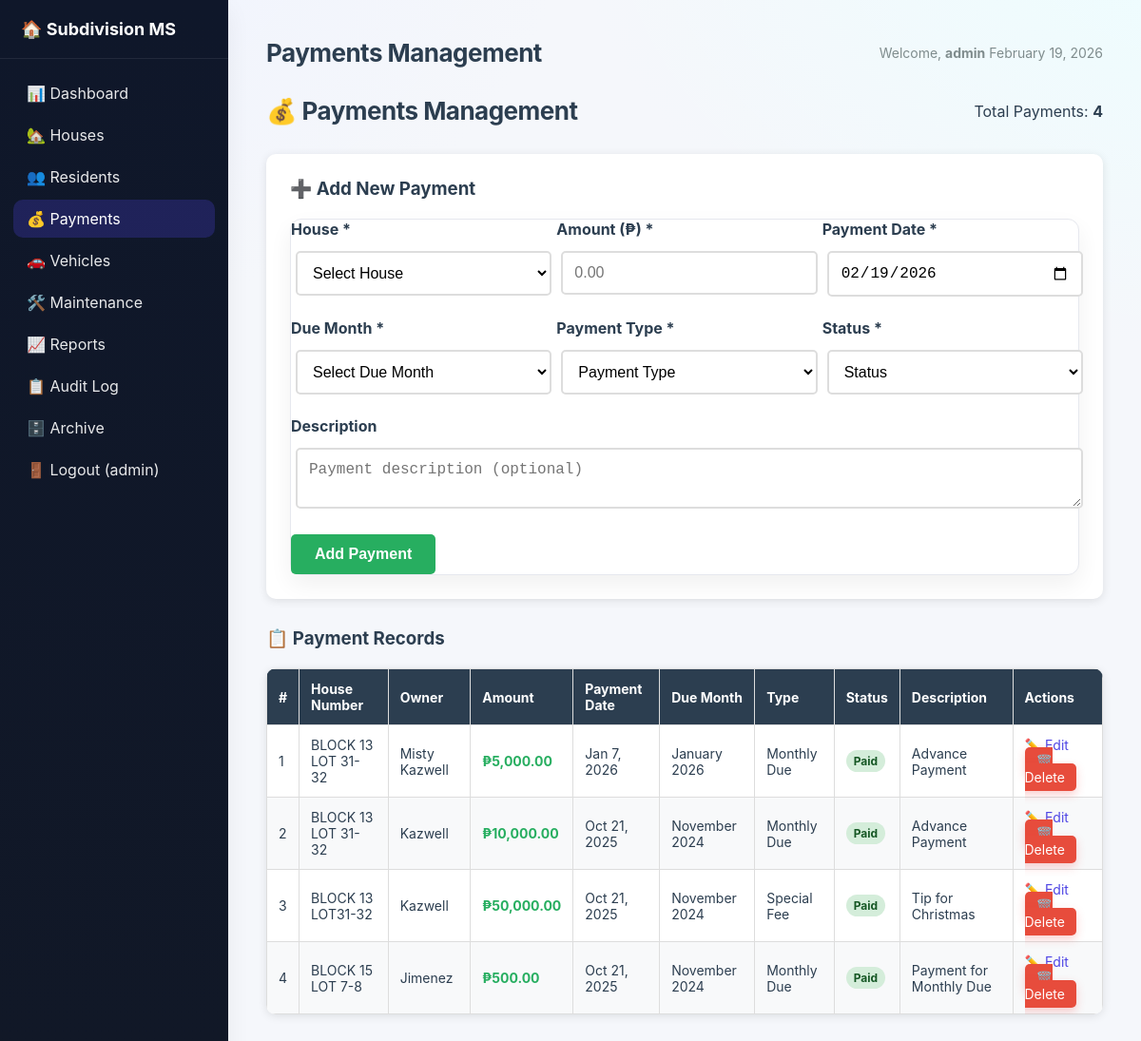
Screenshot of /payments.php (signed in) with the database file from the repository.
### tables this page shows
CREATE TABLE `payments` (
  `id` int(11) NOT NULL,
  `house_id` int(11) NOT NULL,
  `amount` decimal(10,2) NOT NULL,
  `payment_date` date NOT NULL,
  `due_month` varchar(20) NOT NULL,
  `payment_type` varchar(50) NOT NULL,
  `status` varchar(20) NOT NULL,
  `description` text DEFAULT NULL,
  `is_deleted` tinyint(1) NOT NULL DEFAULT 0,
  `created_at` datetime DEFAULT current_timestamp(),
  `updated_at` datetime DEFAULT NULL,
  `deleted_at` datetime DEFAULT NULL
);

CREATE TABLE `houses` (
  `id` int(11) NOT NULL,
  `house_number` varchar(100) NOT NULL,
  `owner_name` varchar(150) NOT NULL,
  `contact_number` varchar(20) DEFAULT NULL,
  `status` enum('Occupied','Vacant') NOT NULL DEFAULT 'Occupied',
  `is_deleted` tinyint(1) NOT NULL DEFAULT 0,
  `created_at` datetime DEFAULT current_timestamp(),
  `updated_at` datetime DEFAULT NULL,
  `deleted_at` datetime DEFAULT NULL
);

### payments.php (the view, shortened to what this page needs)
<?php
$database = new Database();
$db = $database->getConnection();
$edit_payment = null;
$payments = [];
try {
    $query = "SELECT p.*, h.house_number, h.owner_name
              FROM payments p
              LEFT JOIN houses h ON p.house_id = h.id
              WHERE p.is_deleted = 0
              ORDER BY p.payment_date DESC";
    $stmt = $db->prepare($query);
    $stmt->execute();
    $payments = $stmt->fetchAll(PDO::FETCH_ASSOC);
} catch(PDOException $exception) {
    $error = "Error loading payments: " . $exception->getMessage();
}
?>
<!DOCTYPE html>
<html lang="en">
<head>
    <link rel="stylesheet" href="assets/css/style.css">
</head>
<body>
    <?php include("includes/header.php"); ?>
            <div class="page-header">
                <h1>💰 Payments Management</h1>
                <div class="total-count">Total Payments: <strong><?php echo count($payments); ?></strong></div>
            </div>
            <div class="payment-form">
                <h3><?php echo $edit_payment ? '✏️ Edit Payment' : '➕ Add New Payment'; ?></h3>
                <form method="POST">
                    <div class="form-row">
                        <div class="form-group">
                            <label>House *</label>
                            <select name="house_id" required style="width: 100%;">
                                <option value="">Select House</option>
                            </select>
                        </div>
                        <div class="form-group">
                            <label>Amount (₱) *</label>
                            <input type="number" name="amount" placeholder="0.00" step="0.01" required style="width: 100%;"
                                   value="<?php echo isset($_POST['amount']) ? htmlspecialchars($_POST['amount']) : ($edit_payment['amount'] ?? ''); ?>">
                        </div>
                        <div class="form-group">
                            <label>Payment Date *</label>
                            <input type="date" name="payment_date" required style="width: 100%;"
                                   value="<?php echo isset($_POST['payment_date']) ? htmlspecialchars($_POST['payment_date']) : ($edit_payment ? htmlspecialchars(date('Y-m-d', strtotime($edit_payment['payment_date']))) : date('Y-m-d')); ?>">
                        </div>
                    </div>
                    <div class="form-row">
                        <div class="form-group">
                            <label>Due Month *</label>
                            <select name="due_month" required style="width: 100%;">
                                <option value="">Select Due Month</option>
                            </select>
                        </div>
                        <div class="form-group">
                            <label>Payment Type *</label>
                            <select name="payment_type" required style="width: 100%;">
                                <option value="">Payment Type</option>
                            </select>
                        </div>
                        <div class="form-group">
                            <label>Status *</label>
                            <select name="status" required style="width: 100%;">
                                <option value="">Status</option>
                            </select>
                        </div>
                    </div>
                    <div class="form-row">
                        <div class="form-group" style="flex: 2;">
                            <label>Description</label>
                            <textarea name="description" placeholder="Payment description (optional)" rows="2" style="width: 100%;"></textarea>
                        </div>
                    </div>
                    <?php if ($edit_payment): ?>
                        <button type="submit" name="update_payment">Update Payment</button>
                        <a href="payments.php" style="margin-left:10px;">Cancel</a>
                    <?php else: ?>
                        <button type="submit" name="add_payment">Add Payment</button>
                    <?php endif; ?>
                </form>
            </div>
            <h3>📋 Payment Records</h3>
            <?php if (!empty($payments)): ?>
                <table class="payment-table">
                    <thead>
                        <tr>
                            <th>#</th>
                            <th>House Number</th>
                            <th>Owner</th>
                            <th>Amount</th>
                            <th>Payment Date</th>
                            <th>Due Month</th>
                            <th>Type</th>
                            <th>Status</th>
                            <th>Description</th>
                            <th>Actions</th>
                        </tr>
                    </thead>
                    <tbody>
                        <?php foreach ($payments as $index => $payment): ?>
                            <tr>
                                <td><?php echo $index + 1; ?></td>
                                <td><?php echo htmlspecialchars($payment['house_number']); ?></td>
                                <td><?php echo htmlspecialchars($payment['owner_name']); ?></td>
                                <td class="amount-paid">₱<?php echo number_format($payment['amount'], 2); ?></td>
                                <td><?php echo date('M j, Y', strtotime($payment['payment_date'])); ?></td>
                                <td><?php echo htmlspecialchars($payment['due_month']); ?></td>
                                <td><?php echo htmlspecialchars($payment['payment_type']); ?></td>
                                <td>
                                    <span class="status-badge status-<?php echo strtolower($payment['status']); ?>">
                                        <?php echo htmlspecialchars($payment['status']); ?>
                                    </span>
                                </td>
                                <td><?php echo htmlspecialchars($payment['description'] ?? 'N/A'); ?></td>
                                <td>
                                    <a href="?edit=<?php echo $payment['id']; ?>" style="margin-right:8px;">✏️ Edit</a>
                                    <a href="?delete=<?php echo $payment['id']; ?>" class="delete-btn"
                                       onclick="return confirm('Are you sure you want to delete this payment record? This action cannot be undone.')">
                                       🗑️ Delete
                                    </a>
                                </td>
                            </tr>
                        <?php endforeach; ?>
                    </tbody>
                </table>
            <?php else: ?>
                <div style="text-align: center; padding: 40px; background: white; border-radius: 10px; box-shadow: 0 2px 10px rgba(0,0,0,0.1);">
                    <p style="font-size: 18px; color: #7f8c8d;">No payment records found. Add your first payment using the form above.</p>
                </div>
            <?php endif; ?>
    <?php include("includes/footer.php"); ?>
</body>
</html>

### assets/css/style.css (style rules this page uses)
* { margin: 0; padding: 0; box-sizing: border-box; }
:root { --bg: #f5f7fb; --panel: #ffffff; --text: #2c3e50; --muted: #7f8c8d; --brand: #4f46e5; --brand-600: #4f46e5; --brand-700: #4338ca; --accent: #10b981; --danger: #ef4444; --warning: #f59e0b; --border: #e6e8ee; --shadow: 0 10px 25px rgba(0,0,0,0.06); --radius: 12px; }
body { font-family: "Inter", "Poppins", system-ui, -apple-system, Segoe UI, Roboto, Arial, sans-serif; color: var(--text); background: radial-gradient(1200px 800px at -10% -10%, #eef2ff 0%, transparent 60%), radial-gradient(1200px 800px at 110% -10%, #ecfeff 0%, transparent 60%), var(--bg); -webkit-font-smoothing: antialiased; -moz-osx-font-smoothing: grayscale; }
a { color: var(--brand-600); text-decoration: none; }
.page-header { display: flex; align-items: center; justify-content: space-between; margin-bottom: 22px; }
.page-header h1 { font-size: 26px; letter-spacing: -0.02em; }
table { width: 100%; border-collapse: collapse; background: var(--panel); border-radius: var(--radius); overflow: hidden; box-shadow: var(--shadow); }
thead th { background: #1f2937; color: #fff; text-align: left; font-weight: 700; padding: 14px 16px; font-size: 14px; }
tbody td { padding: 14px 16px; border-bottom: 1px solid var(--border); font-size: 14px; }
tbody tr:nth-child(even) { background: #fafbff; }
.delete-btn { background: var(--danger); border: none; color: #fff !important; padding: 8px 12px; border-radius: 8px; cursor: pointer; box-shadow: 0 4px 10px rgba(239,68,68,0.25); transition: transform .05s ease, opacity .15s ease; }
form { background: var(--panel); border: 1px solid var(--border); border-radius: var(--radius); box-shadow: var(--shadow); }
input[type="text"], input[type="number"], input[type="date"], select, textarea { width: 100%; padding: 12px 14px; border: 1.5px solid var(--border); border-radius: 10px; background: #fff; outline: none; transition: border-color .2s ease, box-shadow .2s ease; }
button, .payment-form button, .vehicle-form button, .resident-form button { background: var(--brand-600); color: #fff; border: none; padding: 12px 18px; border-radius: 10px; font-weight: 600; cursor: pointer; transition: background .2s ease, transform .05s ease; }
.status-badge, .vehicle-type-badge, .relationship-badge { display: inline-block; padding: 6px 10px; border-radius: 999px; font-size: 12px; font-weight: 700; }
.status-paid { background: rgba(16,185,129,0.15); color: #065f46; }

### payments.php (style rules this page uses)
.payment-form { background: white; padding: 25px; border-radius: 10px; margin-bottom: 30px; box-shadow: 0 2px 10px rgba(0,0,0,0.1); }
.payment-form h3 { margin-top: 0; color: #2c3e50; margin-bottom: 20px; }
.payment-form input, .payment-form select, .payment-form textarea { padding: 12px; margin: 8px 5px; border: 2px solid #ddd; border-radius: 5px; font-size: 16px; }
.payment-form button { background: #27ae60; color: white; padding: 12px 25px; border: none; border-radius: 5px; cursor: pointer; font-size: 16px; font-weight: bold; transition: background 0.3s; }
.payment-table { width: 100%; border-collapse: collapse; margin-top: 20px; background: white; border-radius: 10px; overflow: hidden; box-shadow: 0 2px 10px rgba(0,0,0,0.1); }
.payment-table th, .payment-table td { border: 1px solid #ddd; padding: 12px; text-align: left; }
.payment-table th { background-color: #2c3e50; color: white; font-weight: bold; }
.payment-table tr:nth-child(even) { background-color: #f8f9fa; }
.delete-btn { background: #e74c3c; color: white; padding: 6px 12px; text-decoration: none; border-radius: 5px; border: none; cursor: pointer; font-size: 14px; transition: background 0.3s; }
.status-badge { padding: 4px 8px; border-radius: 12px; font-size: 12px; font-weight: bold; }
.status-paid { background: #d4edda; color: #155724; }
.amount-paid { color: #27ae60; font-weight: bold; }
.page-header { display: flex; justify-content: space-between; align-items: center; margin-bottom: 30px; }
.form-row { display: flex; flex-wrap: wrap; gap: 10px; margin-bottom: 15px; }
.form-group { flex: 1; min-width: 200px; }
.form-group label { display: block; margin-bottom: 5px; font-weight: bold; color: #2c3e50; }

### rows the page displays
payments: house.house_number "BLOCK 13 LOT 31-32", house.owner_name "Misty Kazwell", amount "5,000.00", payment_date "Jan 7, 2026", due_month "January 2026", payment_type "Monthly Due", status "Paid", description "Advance Payment"
payments: house.house_number "BLOCK 13 LOT 31-32", house.owner_name "Kazwell", amount "10,000.00", payment_date "Oct 21, 2025", due_month "November 2024", payment_type "Monthly Due", status "Paid", description "Advance Payment"
payments: house.house_number "BLOCK 13 LOT31-32", house.owner_name "Kazwell", amount "50,000.00", payment_date "Oct 21, 2025", due_month "November 2024", payment_type "Special Fee", status "Paid", description "Tip for Christmas"
payments: house.house_number "BLOCK 15 LOT 7-8", house.owner_name "Jimenez", amount "500.00", payment_date "Oct 21, 2025", due_month "November 2024", payment_type "Monthly Due", status "Paid", description "Payment for Monthly Due"

### other values shown
$username "admin"
$pageTitles[$currentFile] "Payments Management"
count($payments) "4"
